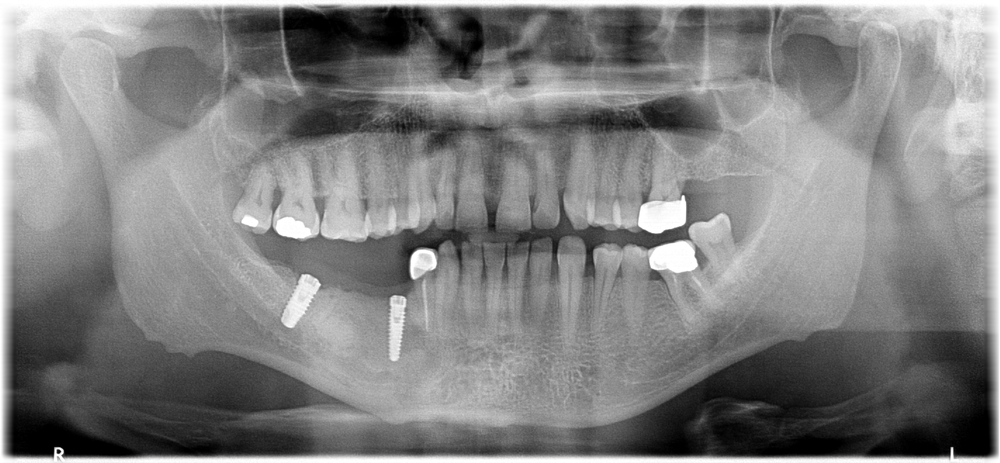
#> input picture imagemproc/train_66.png, 1000 x 463 px, shrunk from 2844 x 1316 before the run
$ python -i utils.py   (imports and definitions only)   (older library calls are emulated)
#> lines starting #> are read from the running program, lines starting #| are printed output that depends on the picture
from PIL import Image, ImageDraw, ImageFont

def process_image(pil_image):
    img = pil_image.convert('RGB')
    gray = img.convert('L').convert('RGB')
    draw = ImageDraw.Draw(gray)
    w, h = gray.size
    text = "Processado"
    try:
        font = ImageFont.truetype("arial.ttf", size=max(20, w//20))
    except:
        font = ImageFont.load_default()
    text_w, text_h = draw.textsize(text, font=font)
    draw.rectangle(((0, h - text_h - 10), (text_w + 10, h)), fill=(0,0,0))
    draw.text((5, h - text_h - 5), text, fill=(255,255,255), font=font)
    return gray

>>> from PIL import Image
>>> picture = Image.open('train_66.png')
#> picture is the input picture: PIL image 1000x463 RGB; min 0, max 255, mean 129.1
>>> result = process_image(picture)
#> in process_image, `text_w, text_h = draw.textsize(text, font=font)`: text_w = 283; text_h = 48
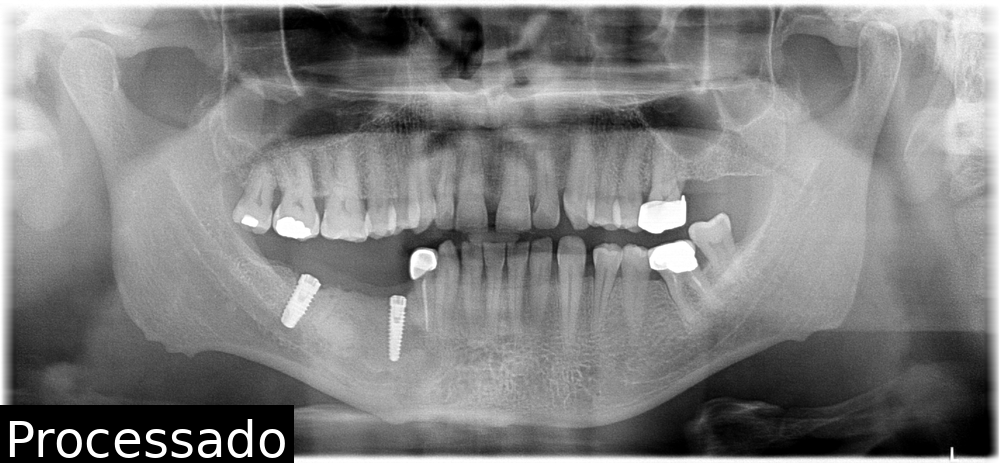
#> result: PIL image 1000x463 RGB; min 0, max 255, mean 128.5
